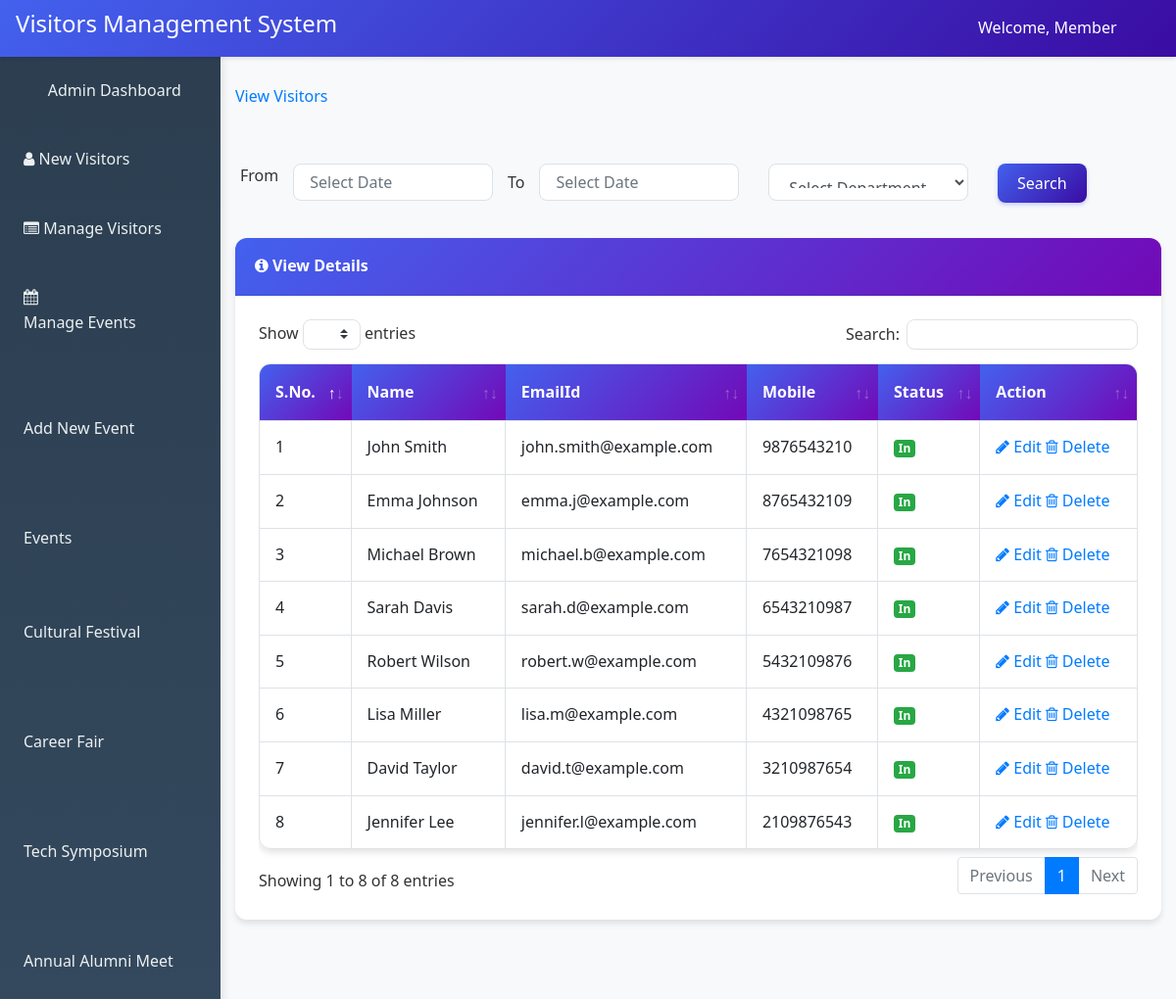
/Admin_dashbaord/manage-visitors.php (signed in), run on the app's committed database.
### tables this page shows
CREATE TABLE IF NOT EXISTS tbl_events (
  event_id INT AUTO_INCREMENT PRIMARY KEY,
  event_name VARCHAR(150) NOT NULL,
  event_date DATE NULL,
  created_at TIMESTAMP DEFAULT CURRENT_TIMESTAMP
);

CREATE TABLE IF NOT EXISTS tbl_visitors (
  id INT AUTO_INCREMENT PRIMARY KEY,
  event_id INT NOT NULL,
  name VARCHAR(120) NOT NULL,
  email VARCHAR(150) NULL,
  mobile VARCHAR(30) NULL,
  address TEXT NULL,
  department VARCHAR(100) NULL,
  gender ENUM('Male', 'Female', 'Other') NULL,
  year_of_graduation YEAR NULL,
  in_time DATETIME NULL,
  out_time DATETIME NULL,
  status TINYINT(1) DEFAULT 1,
  created_at TIMESTAMP DEFAULT CURRENT_TIMESTAMP,
  CONSTRAINT fk_visitors_event FOREIGN KEY (event_id)
    REFERENCES tbl_events(event_id) ON DELETE CASCADE
);

### Admin_dashbaord/manage-visitors.php (the view, shortened to what this page needs)
<?php include('include/header.php'); ?>
  <div id="wrapper">
    <?php include('include/side-bar.php'); ?>
    <div id="content-wrapper">
      <div class="container-fluid">
        <ol class="breadcrumb">
          <li class="breadcrumb-item">
            <a href="#">View Visitors</a>
          </li>
        </ol>
<form method="post">
<div class="form-group row" style="padding: 20px;">
  <label class="col-lg-0 col-form-label-report" for="from">From</label>
  <div class="col-lg-3">
      <input type="text" class="form-control" id="from_date" name="from_date" placeholder="Select Date" required>
  </div>
  <label class="col-lg-0 col-form-label" for="from">To</label>
  <div class="col-lg-3">
      <input type="text" class="form-control" id="to_date" name="to_date" placeholder="Select Date" required>
  </div>
  <div class="col-lg-3">
      <select class="form-control" id="department" name="department" >
          <option value="">Select Department</option>
       </select>
  </div>
<div class="col-lg-2">
    <button type="submit" name="srh-btn" class="btn btn-primary search-button">Search</button>
</div>
</div>
</form>
  <div class="card mb-3">
          <div class="card-header">
            <i class="fa fa-info-circle"></i>
            View Details</div>
            <div class="card-body">
            <div class="table-responsive">
              <table class="table table-bordered" id="dataTable" width="100%" cellspacing="0">
              <thead>
                  <tr>
                      <th>S.No.</th>
                      <th>Name</th>
                      <th>EmailId</th>
                      <th>Mobile</th>
                      <th>Status</th>
                      <th>Action</th>
                  </tr>
              </thead>
              <tbody>
                <?php
                     if(isset($_REQUEST['srh-btn']))
                     {
                       $from_date = $_POST['from_date'];
                       $to_date = $_POST['to_date'];
                       $dept = $_POST['department'];
                       $from_date = date('Y-m-d', strtotime($from_date));
                       $to_date = date('Y-m-d', strtotime($to_date));
                       $search_query = mysqli_query($conn, "select * from tbl_visitors where DATE(in_time)>='$from_date' and DATE(in_time)<='$to_date' or department='$dept'");
                       $sn = 1;
                       while($row = mysqli_fetch_array($search_query))
                    { ?>
                      <tr>
                      <td><?php echo $sn; ?></td>
                      <td><?php echo $row['name']; ?></td>
                      <td><?php echo $row['email']; ?></td>
                      <td><?php echo $row['mobile']; ?></td>
                 <?php if($row['status']==1){
                        ?><td><span class="badge badge-success">In</span></td>
              <?php } else { ?><td><span class="badge badge-danger">Out</span></td>
                 <?php } ?>
                        <td>
                        <a href="edit-visitor.php?id=<?php echo $row['id'];?>"> <?php if($row['status']==1){?> <i class="fa fa-pencil m-r-5"></i> Edit <?php } else { ?> View <?php } ?></a>
                        <a href="manage-visitors.php?ids=<?php echo $row['id'];?>" onclick="return confirmDelete()"><i class="fa fa-trash-o m-r-5"></i> Delete</a>
                        </td>
                      </tr>
                      <?php $sn++; }
                     } else {
										$select_query = mysqli_query($conn, "select * from tbl_visitors");
										$sn = 1;
										while($row = mysqli_fetch_array($select_query))
										{
										?>
                  <tr>
                      <td><?php echo $sn; ?></td>
                      <td><?php echo $row['name']; ?></td>
                      <td><?php echo $row['email']; ?></td>
                      <td><?php echo $row['mobile']; ?></td>
                 <?php if($row['status']==1){
                        ?><td><span class="badge badge-success">In</span></td>
              <?php } else { ?><td><span class="badge badge-danger">Out</span></td>
                 <?php } ?>
                        <td>
                        <a href="edit-visitor.php?id=<?php echo $row['id'];?>"> <?php if($row['status']==1){?> <i class="fa fa-pencil m-r-5"></i> Edit <?php } else { ?> View <?php } ?></a>
                        <a href="manage-visitors.php?ids=<?php echo $row['id'];?>" onclick="return confirmDelete()"><i class="fa fa-trash-o m-r-5"></i> Delete</a>
                        </td>
                      </tr>
<?php $sn++; } }?>
              </tbody>
          </table>
      </div>
  </div>
  </div>
    </div>
        </div>
 <?php include('include/footer.php'); ?>

### Admin_dashbaord/include/side-bar.php (shortened to what this page needs)
<ul class="sidebar navbar-nav">
  <li class="nav-item active">
    <a class="nav-link" href="admin_dashboard.php">
      <i class="fas fa-fw fa-tachometer-alt"></i>
      <span>Admin Dashboard</span>
    </a>
  </li>
  <li class="nav-item">
    <a class="nav-link" href="new-visitor.php" style="color: white;">
      <i class="fa fa-user"></i>
      <span>New Visitors</span>
    </a>
  </li>
  <li class="nav-item">
    <a class="nav-link" href="manage-visitors.php" style="color: white;">
      <i class="fa fa-list-alt"></i>
      <span>Manage Visitors</span>
    </a>
  </li>
  <?php
    $events_res = mysqli_query($conn, "SELECT event_id, event_name FROM tbl_events ORDER BY event_date DESC");
    $has_events = ($events_res && mysqli_num_rows($events_res) > 0);
    $tree_class = '';
  ?>
  <li class="nav-item has-treeview <?php echo $tree_class; ?>">
    <a href="#" class="nav-link">
      <i class="nav-icon fa fa-calendar-alt"></i>
      <p>
        Manage Events
        <i class="right fas fa-angle-left"></i>
      </p>
    </a>
    <ul class="nav nav-treeview">
      <li class="nav-item">
        <a href="add-event.php" class="nav-link">
          <i class="far fa-circle nav-icon"></i>
          <p>Add New Event</p>
        </a>
      </li>
      <?php
      echo '<li class="nav-item"><a class="nav-link" style="cursor:default;"><i class="far fa-circle nav-icon"></i><p class="mb-0">Events</p></a></li>';
      if ($has_events) {
          while ($ev = mysqli_fetch_assoc($events_res)) {
              $id = (int)$ev['event_id'];
              $name = htmlspecialchars($ev['event_name']);
              echo "<li class='nav-item'>
                      <a class='nav-link' href='view_event.php?event_id={$id}'>
                        <i class='far fa-dot-circle nav-icon'></i>
                        <p>{$name}</p>
                      </a>
                    </li>";
          }
      }
      ?>
    </ul>
  </li>
</ul>

### css/custom_style.css (style rules this page uses)
:root { --primary-color: #4361ee; --secondary-color: #3a0ca3; --accent-color: #7209b7; --success-color: #4cc9f0; --warning-color: #f72585; --light-bg: #f8f9fa; --dark-bg: #212529; --text-dark: #333333; --text-light: #6c757d; --border-color: #dee2e6; --card-shadow: 0 4px 6px rgba(0, 0, 0, 0.1); --hover-shadow: 0 8px 15px rgba(0, 0, 0, 0.15); }
body { font-family: 'Segoe UI', Tahoma, Geneva, Verdana, sans-serif; background-color: var(--light-bg); color: var(--text-dark); line-height: 1.6; }
.sidebar { background: linear-gradient(180deg, #2c3e50, #34495e); box-shadow: 2px 0 10px rgba(0, 0, 0, 0.1); }
.sidebar .nav-item { margin: 0.2rem 0; }
.sidebar .nav-link { color: #ecf0f1 !important; padding: 0.8rem 1rem; border-radius: 0.375rem; transition: all 0.3s ease; margin: 0.2rem 0.5rem; }
.card { border: none; border-radius: 0.75rem; box-shadow: var(--card-shadow); transition: all 0.3s ease; margin-bottom: 1.5rem; }
.card-header { background: linear-gradient(135deg, var(--primary-color), var(--accent-color)); color: white; border-radius: 0.75rem 0.75rem 0 0 !important; padding: 1rem 1.25rem; font-weight: 600; }
.card-body { padding: 1.5rem; }
.table { border-radius: 0.75rem; overflow: hidden; box-shadow: var(--card-shadow); }
.table thead th { background: linear-gradient(135deg, var(--primary-color), var(--accent-color)); color: white; border: none; padding: 1rem; font-weight: 600; }
.table tbody td { padding: 0.875rem 1rem; vertical-align: middle; border-color: var(--border-color); }
.table tbody tr { transition: all 0.2s ease; }
.btn { border-radius: 0.5rem; font-weight: 500; padding: 0.5rem 1.25rem; transition: all 0.3s ease; border: none; }
.btn-primary { background: linear-gradient(135deg, var(--primary-color), var(--secondary-color)); box-shadow: 0 2px 4px rgba(67, 97, 238, 0.3); }
.form-control { border-radius: 0.5rem; border: 1px solid var(--border-color); padding: 0.75rem 1rem; transition: all 0.3s ease; }
.breadcrumb { background-color: transparent; padding: 0.75rem 0; margin-bottom: 1.5rem; }

### data on the page
tbl_events: event_name "Cultural Festival"
tbl_events: event_name "Career Fair"
tbl_events: event_name "Tech Symposium"
tbl_events: event_name "Annual Alumni Meet"
tbl_visitors: name "John Smith", email "john.smith@example.com", mobile "9876543210", status "In"
tbl_visitors: name "Emma Johnson", email "emma.j@example.com", mobile "8765432109", status "In"
tbl_visitors: name "Michael Brown", email "michael.b@example.com", mobile "7654321098", status "In"
tbl_visitors: name "Sarah Davis", email "sarah.d@example.com", mobile "6543210987", status "In"
tbl_visitors: name "Robert Wilson", email "robert.w@example.com", mobile "5432109876", status "In"
tbl_visitors: name "Lisa Miller", email "lisa.m@example.com", mobile "4321098765", status "In"
tbl_visitors: name "David Taylor", email "david.t@example.com", mobile "3210987654", status "In"
tbl_visitors: name "Jennifer Lee", email "jennifer.l@example.com", mobile "2109876543", status "In"

### other printed values
$name "Member"
